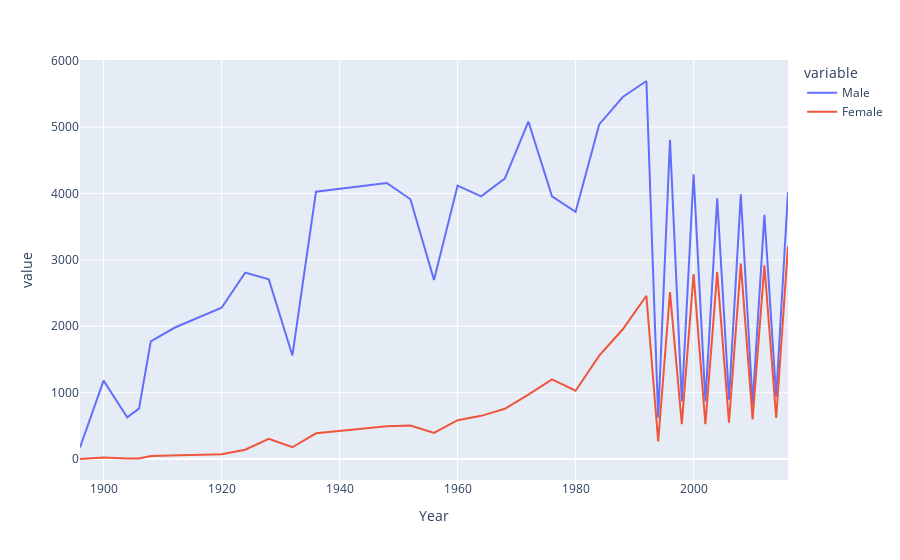

Here is the notebook cell this chart was saved with:
### Code cell
men = athlete_df[athlete_df['Sex'] == 'M'].groupby('Year').count()['Name'].reset_index()
women = athlete_df[athlete_df['Sex'] == 'F'].groupby('Year').count()['Name'].reset_index()

final = men.merge(women,on='Year', how='left')
final.rename(columns={'Name_x':'Male', 'Name_y':'Female'},inplace=True)

final.fillna(0,inplace=True)

final

fig = px.line(final, x='Year', y=["Male", "Female"])
fig.show()

### Figure 1 — Plotly figure (JSON) as saved in the notebook; plotly's stock layout.template omitted (floating-point values rounded to 4 significant figures)
{"data": [{"hovertemplate": "variable=Male<br>Year=%{x}<br>value=%{y}<extra></extra>", "legendgroup": "Male", "line": {"color": "#636efa", "dash": "solid"}, "marker": {"symbol": "circle"}, "mode": "lines", "name": "Male", "orientation": "v", "showlegend": true, "type": "scatter", "x": [1896, 1900, 1904, 1906, 1908, 1912, 1920, 1924, 1928, 1932, 1936, 1948, 1952, 1956, 1960, 1964, 1968, 1972, 1976, 1980, 1984, 1988, 1992, 1994, 1996, 1998, 2000, 2002, 2004, 2006, 2008, 2010, 2012, 2014, 2016], "xaxis": "x", "y": [174.0, 1181.0, 629.0, 759.0, 1772.0, 1977.0, 2278.0, 2807.0, 2706.0, 1560.0, 4027.0, 4158.0, 3912.0, 2698.0, 4119.0, 3956.0, 4224.0, 5083.0, 3956.0, 3722.0, 5040.0, 5453.0, 5694.0, 622.0, 4808.0, 867.0, 4290.0, 867.0, 3926.0, 894.0, 3987.0, 829.0, 3677.0, 938.0, 4020.0], "yaxis": "y"}, {"hovertemplate": "variable=Female<br>Year=%{x}<br>value=%{y}<extra></extra>", "legendgroup": "Female", "line": {"color": "#EF553B", "dash": "solid"}, "marker": {"symbol": "circle"}, "mode": "lines", "name": "Female", "orientation": "v", "showlegend": true, "type": "scatter", "x": [1896, 1900, 1904, 1906, 1908, 1912, 1920, 1924, 1928, 1932, 1936, 1948, 1952, 1956, 1960, 1964, 1968, 1972, 1976, 1980, 1984, 1988, 1992, 1994, 1996, 1998, 2000, 2002, 2004, 2006, 2008, 2010, 2012, 2014, 2016], "xaxis": "x", "y": [0.0, 23.0, 6.0, 6.0, 44.0, 53.0, 73.0, 140.0, 305.0, 177.0, 387.0, 495.0, 504.0, 392.0, 584.0, 650.0, 757.0, 969.0, 1200.0, 1028.0, 1557.0, 1954.0, 2459.0, 264.0, 2515.0, 526.0, 2785.0, 523.0, 2815.0, 546.0, 2945.0, 596.0, 2918.0, 617.0, 3205.0], "yaxis": "y"}], "layout": {"legend": {"title": {"text": "variable"}, "tracegroupgap": 0}, "margin": {"t": 60}, "xaxis": {"anchor": "y", "domain": [0, 1], "title": {"text": "Year"}}, "yaxis": {"anchor": "x", "domain": [0, 1], "title": {"text": "value"}}}}
